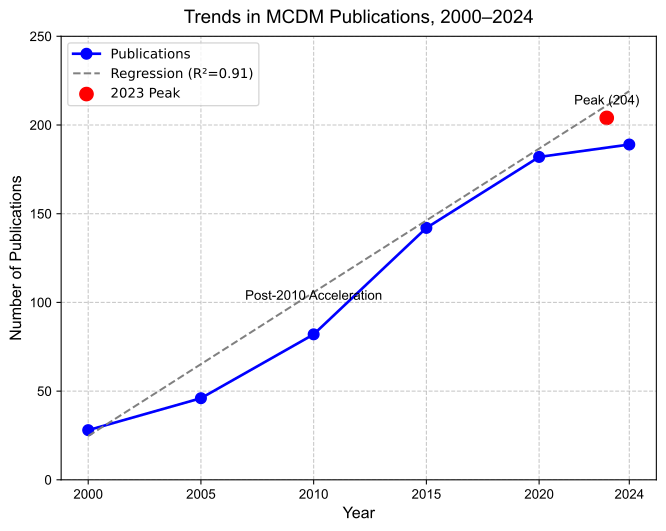

Write the Python code that produced this figure.

import matplotlib.pyplot as plt
import numpy as np

# Data
years = [2000, 2005, 2010, 2015, 2020, 2024]
publications = [28, 46, 82, 142, 182, 189]
peak_2023 = [2023, 204]

# Regression line (y = 8.1x + 24.7, x = Year - 2000)
x_reg = np.array([year - 2000 for year in years])
y_reg = 8.1 * x_reg + 24.7

# Create plot
plt.figure(figsize=(8, 6))  # 4:3 aspect ratio for journal
plt.plot(years, publications, marker='o', color='blue', linewidth=2, markersize=8, label='Publications')
plt.plot(years, y_reg, linestyle='--', color='gray', linewidth=1.5, label='Regression (R²=0.91)')
plt.scatter(peak_2023[0], peak_2023[1], color='red', s=100, label='2023 Peak')

# Annotations
plt.annotate('Peak (204)', (2023, 204), xytext=(2023, 210), fontsize=10, fontfamily='Arial',
             ha='center', va='bottom')
plt.annotate('Post-2010 Acceleration', (2010, 82), xytext=(2010, 100), fontsize=10, fontfamily='Arial',
             ha='center', va='bottom')

# Title and axes labels
plt.title('Trends in MCDM Publications, 2000–2024', fontsize=14, fontfamily='Arial', pad=10)
plt.xlabel('Year', fontsize=12, fontfamily='Arial')
plt.ylabel('Number of Publications', fontsize=12, fontfamily='Arial')

# Grid and ticks
plt.grid(True, linestyle='--', alpha=0.7)
plt.xticks(years, fontsize=10, fontfamily='Arial')
plt.yticks(np.arange(0, 251, 50), fontsize=10, fontfamily='Arial')

# Legend
plt.legend(fontsize=10, loc='upper left')

# Save outputs
plt.savefig('Trends_in_Topics_2000_2024.png', dpi=300, bbox_inches='tight')
plt.savefig('Trends_in_Topics_2000_2024.svg', format='svg', bbox_inches='tight')
plt.close()